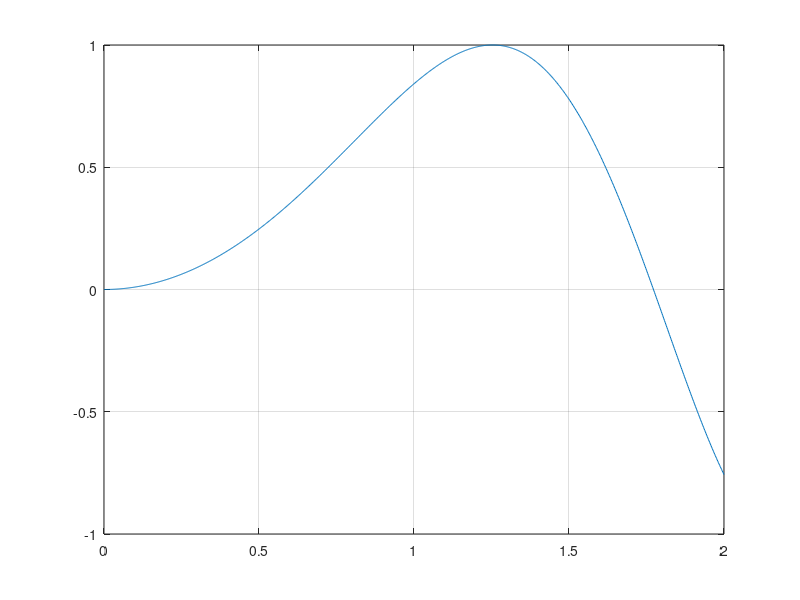

This figure's MATLAB source:
clc;
close all;
clear all;

format long
a = 0;
b = 2;
N = 1000; %nœmero de intervalos
h = (b - a)/N; %altura
x = a:h:b; %vamos de a a b con intervalos de h
y = sin(x.^2); %función a evaluar
area= y(1)+y(N);
for i = 2 : N-1
    area = area + 2*(y(i));
end
area=area*h/2
plot (x,y)
grid on


